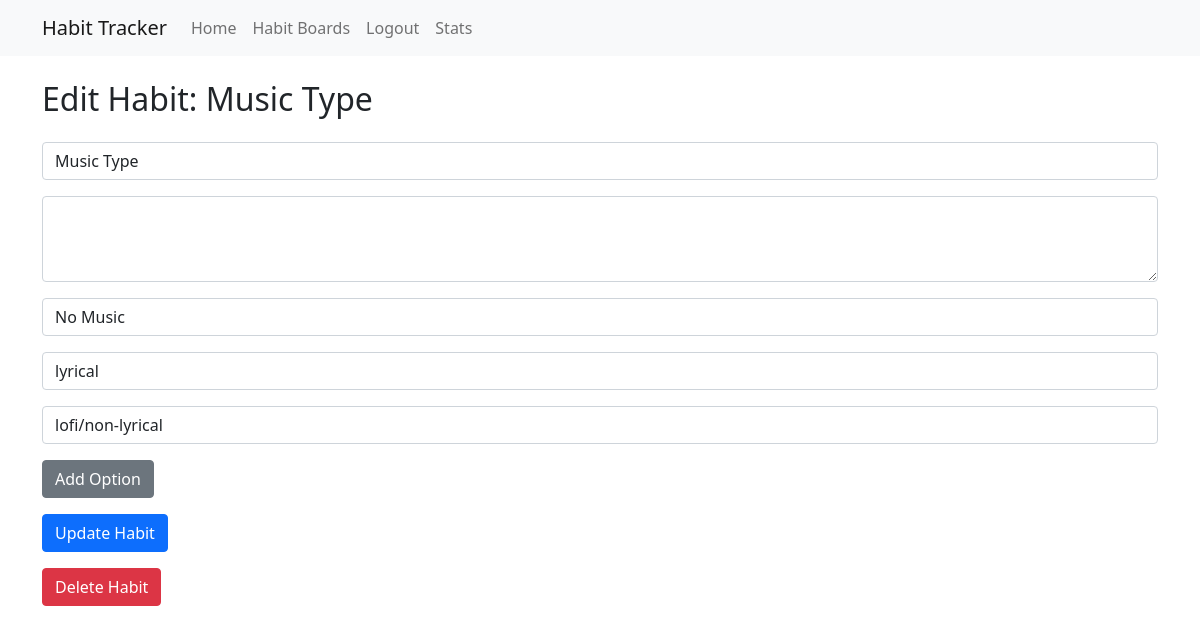
Page /habit/2/edit (signed in) on the committed database.
### tables this page shows
CREATE TABLE habits (
    id INTEGER PRIMARY KEY AUTOINCREMENT,
    user_id INTEGER NOT NULL,
    board_id INTEGER NOT NULL,
    name TEXT NOT NULL,
    description TEXT,
    frequency TEXT, -- can be NULL for batch habits
    variable_type TEXT NOT NULL CHECK(variable_type IN ('boolean', 'numeric', 'categorical')),
    created TIMESTAMP NOT NULL DEFAULT CURRENT_TIMESTAMP,
    FOREIGN KEY (user_id) REFERENCES users (id),
    FOREIGN KEY (board_id) REFERENCES habit_boards (id)
);

CREATE TABLE habit_options (
    id INTEGER PRIMARY KEY AUTOINCREMENT,
    habit_id INTEGER NOT NULL,
    option_value TEXT NOT NULL,
    FOREIGN KEY (habit_id) REFERENCES habits (id)
);

### app.py (the view, shortened to what this page needs)
@app.route('/habit/<int:habit_id>/edit', methods=['GET', 'POST'])
@login_required
def edit_habit(habit_id):
    conn = get_db_connection()
    habit = conn.execute('SELECT * FROM habits WHERE id = ? AND user_id = ?',
                         (habit_id, session['user_id'])).fetchone()
    board = conn.execute('SELECT * FROM habit_boards WHERE id = ?', (habit['board_id'],)).fetchone()
    options = []
    if habit['variable_type'] == 'categorical':
        options = conn.execute('SELECT option_value FROM habit_options WHERE habit_id = ?',
                              (habit_id,)).fetchall()
        options = [option['option_value'] for option in options]
    conn.close()
    return render_template('edit_habit.html', habit=habit, board=board, options=options)

### app.py (called while the page is built)
def get_db_connection():
    conn = sqlite3.connect('habits.db')
    conn.row_factory = sqlite3.Row
    return conn

def login_required(f):
    @wraps(f)
    def decorated_function(*args, **kwargs):
        if 'user_id' not in session:
            return redirect(url_for('login'))
        return f(*args, **kwargs)
    return decorated_function

### templates/edit_habit.html (shortened to what this page needs)
{% extends "base.html" %}
{% block content %}
<h2 class="mb-4">Edit Habit: {{ habit['name'] }}</h2>
<form method="post">
    <div class="mb-3">
        <input type="text" class="form-control" name="name" value="{{ habit['name'] }}" required>
    </div>
    <div class="mb-3">
        <textarea class="form-control" name="description" rows="3">{{ habit['description'] }}</textarea>
    </div>
    {% if habit['variable_type'] == 'categorical' %}
    <div id="categorical_options">
        {% for option in options %}
        <div class="mb-3">
            <input type="text" class="form-control" name="options[]" value="{{ option }}">
        </div>
        {% endfor %}
        <button type="button" class="btn btn-secondary mb-3" id="add_option">Add Option</button>
    </div>
    {% endif %}
    <button type="submit" class="btn btn-primary">Update Habit</button>
</form>
<form method="post" action="{{ url_for('delete_habit', habit_id=habit['id']) }}"
      onsubmit="return confirm('Are you sure you want to delete this habit? This action cannot be undone.');">
    <button type="submit" class="btn btn-danger mt-3">Delete Habit</button>
</form>
{% endblock %}

### rows in the picture
habits: name "Music Type"
habit_options: option_value "No Music"
habit_options: option_value "lyrical"
habit_options: option_value "lofi/non-lyrical"
